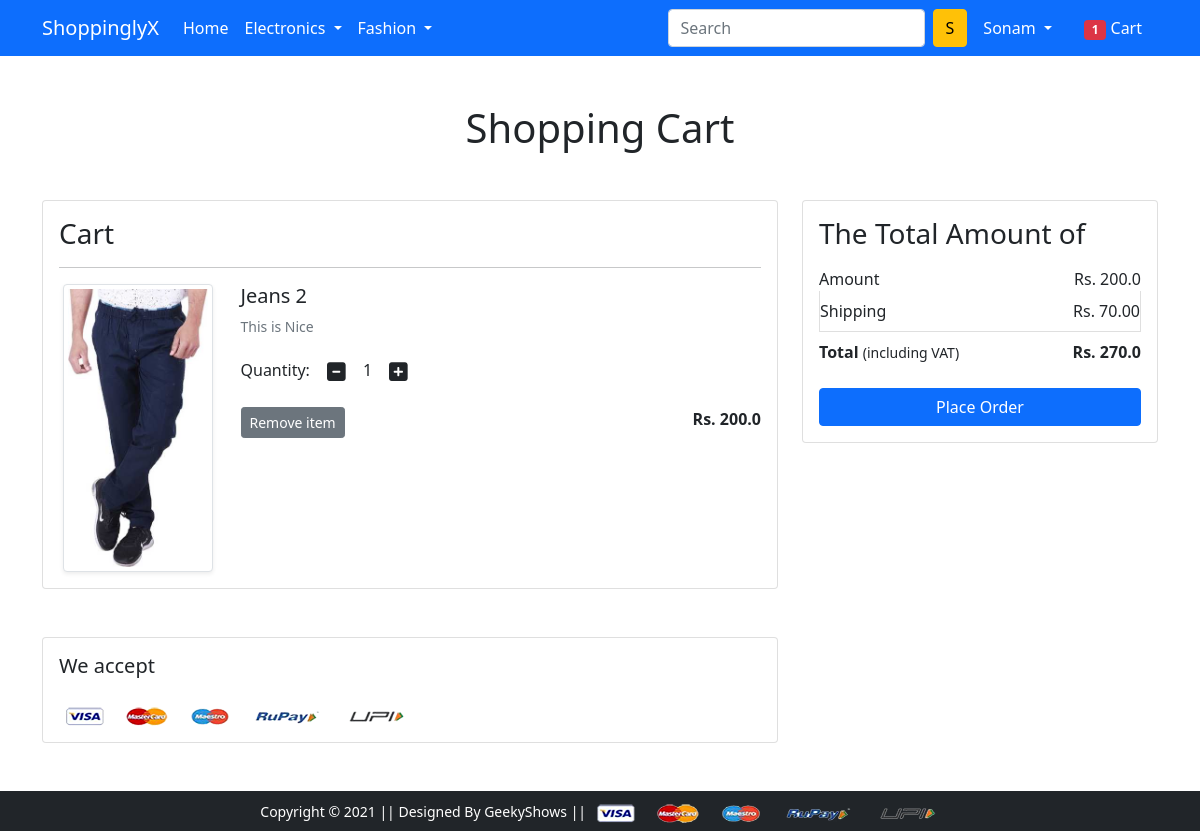
/cart/ (signed in), run on an earlier commit of the app's database.
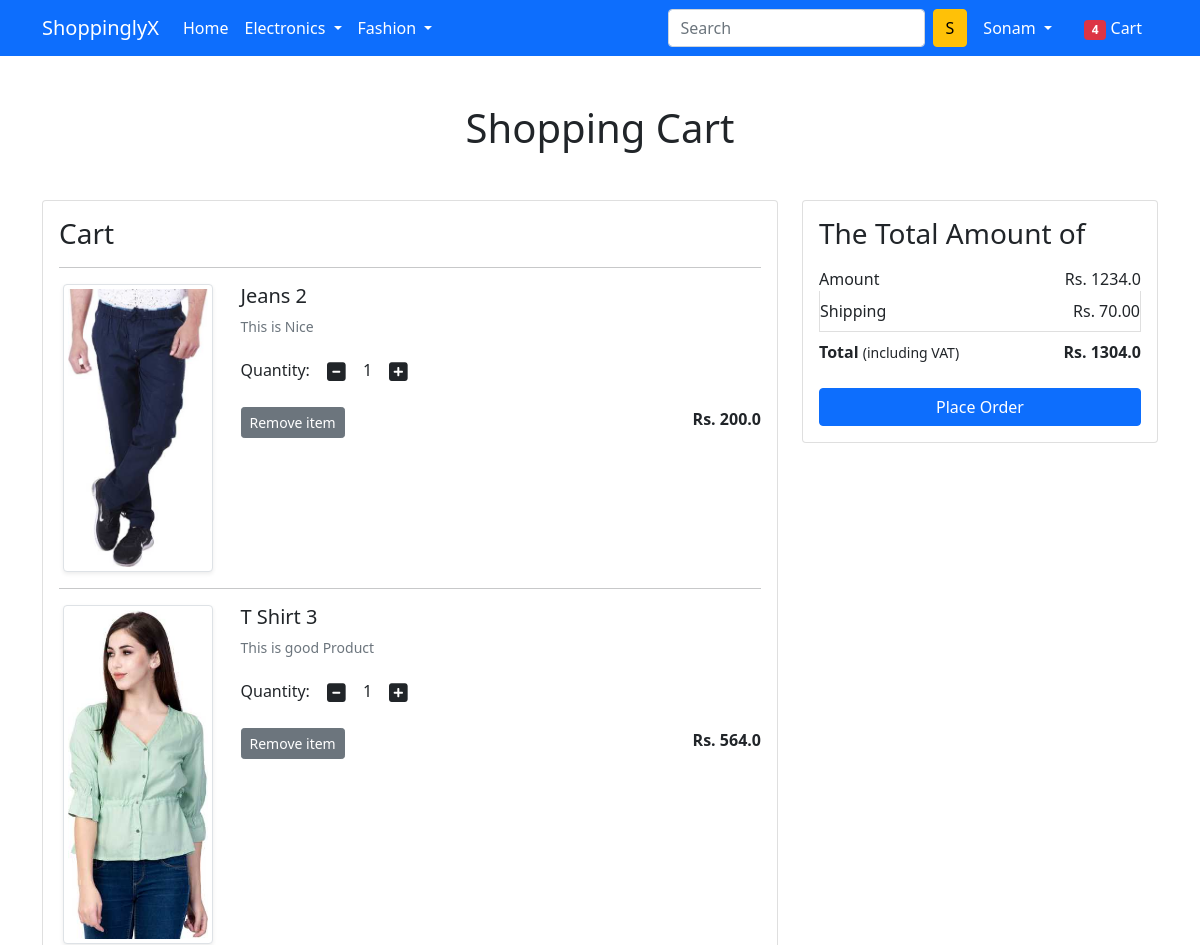
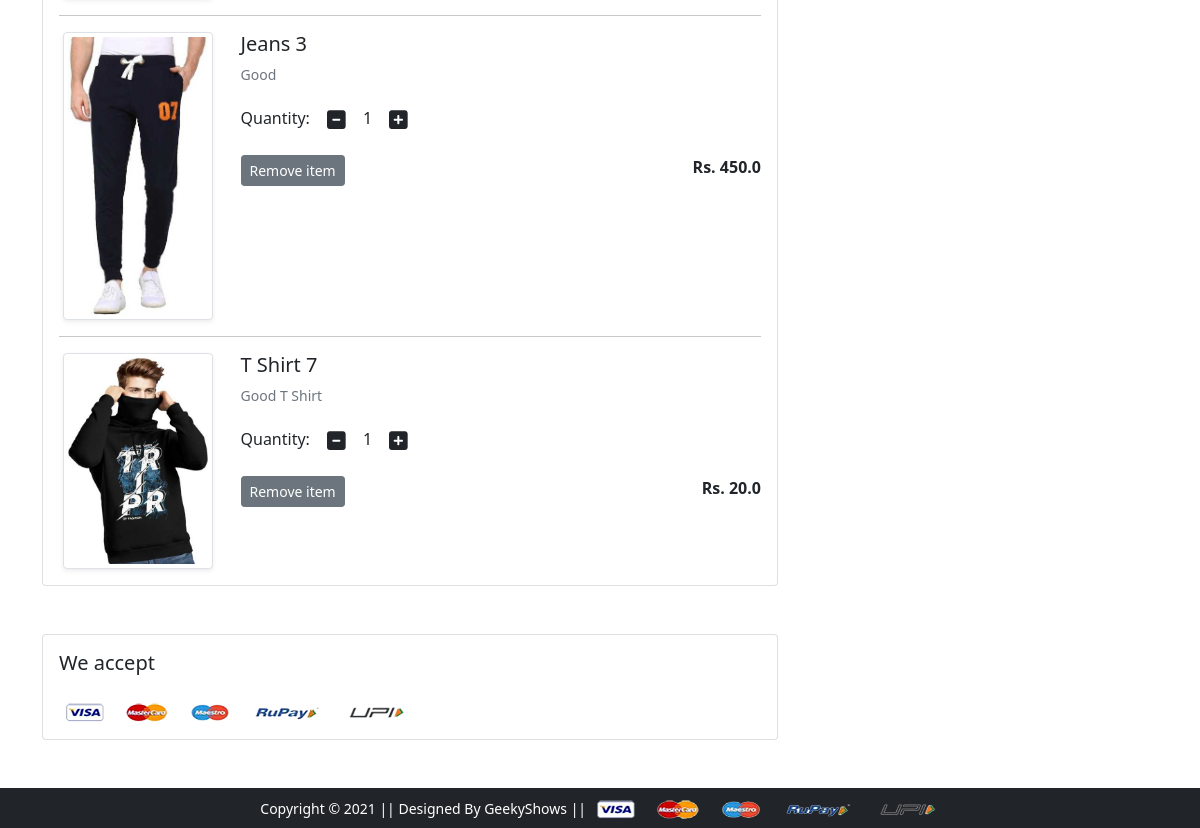
And on a later commit of the database (2 pictures, top to bottom).
### app/models.py (models this page shows, shortened)
class Cart(models.Model):
    user=models.ForeignKey(User,on_delete=models.CASCADE)
    product=models.ForeignKey(Product,on_delete=models.CASCADE)
    quantity=models.PositiveIntegerField(default=1)

class Product(models.Model):
    title=models.CharField(max_length=100)
    selling_price=models.FloatField()
    discounted_price=models.FloatField()
    description=models.TextField()
    brand=models.CharField(max_length=100)
    category=models.CharField(choices=CATEGORY_CHOICES,max_length=2)
    product_image=models.ImageField(upload_to='productimg')

### app/views.py (the view)
# urls.py: path('cart/', views.show_cart, name='showcart'),
@login_required
def show_cart(request):
    user=request.user
    cart=Cart.objects.filter(user=user)
    amount=0.0
    shipping_amount=70.0
    cart_product=[p for p in Cart.objects.all() if p.user==user]
    if cart_product:
        for p in cart_product:
            tempamount=(p.quantity*p.product.discounted_price)
            amount+=tempamount
            totalamount=amount+shipping_amount
        totalitem=len(Cart.objects.filter(user=request.user))
        return render(request,'app/addtocart.html',{'carts':cart,'totalamount':totalamount,'amount':amount,'totalitem':totalitem})
    else:
        return render(request,'app/emptycart.html',{'totalitem':totalitem})

### app/templates/app/addtocart.html (shortened to what this page needs)
{% extends 'app/base.html' %}
{% load static %}
{% block main-content %}
<div class="container my-5">
 <div class="row">
  <h1 class="text-center mb-5">Shopping Cart</h1>
  <div class="col-sm-8">
  <div class="card">
   <div class="card-body">
    <h3>Cart</h3>
    {% for cart in carts %}
    <hr>
    <div class="row">
     <div class="col-sm-3 text-center align-self-center"><img src="{{cart.product.product_image.url}}" alt="" srcset="" class="img-fluid img-thumbnail shadow-sm" height="150" width="150"> </div>
     <div class="col-sm-9">
      <div>
       <h5>{{cart.product.title}}</h5>
       <p class="mb-2 text-muted small">{{cart.product.description}}</p>
       <div class="my-3">
        <label for="quantity">Quantity:</label>
        <a class="minus-cart btn" pid="{{cart.product.id}}"><i class="fas fa-minus-square fa-lg"></i></a>
          <span id="quantity">{{cart.quantity}}</span>
        <a class="plus-cart btn" pid="{{cart.product.id}}"><i class="fas fa-plus-square fa-lg"></i></a>
       </div>
       <div class="d-flex justify-content-between">
        <a href="#" class="btn btn-sm btn-secondary mr-3 remove-cart" pid="{{cart.product.id}}">Remove item </a>
        <p class="mb-0"><span><strong>Rs. {{cart.product.discounted_price}}</strong></span></p>
       </div>
      </div>
     </div>
    </div>
    {% endfor %}
   </div>
   </div>
  </div>
  <div class="col-sm-4">
   <div class="card">
    <div class="card-body">
      <h3>The Total Amount of</h3>
      <ul class="list-group">
       <li class="list-group-item d-flex justify-content-between align-items-center border-0 px-0 pb-0">Amount<span>Rs. <span id="amount">{{amount}}</span></span></li>
       <li class="list-group-item d-flex justify-content-between align-items-center px-0">Shipping<span>Rs. 70.00</span></li>
       <li class="list-group-item d-flex justify-content-between align-items-center border-0 px-0 mb-3">
        <div>
           <strong>Total</strong> <small>(including VAT)</small>
         </div>
         <span><strong>Rs. <strong id="totalamount">{{totalamount}}</strong></strong></span>
       </li>
      </ul>
      <div class="d-grid"><a href="{% url 'checkout' %}" class="btn btn-primary">Place Order</a></div>
    </div>
   </div>
  </div>
 </div>
</div>
<div class="container">
 <div class="row">
  <div class="col-sm-8">
   <div class="card">
    <div class="card-body">
      <h5 class="mb-4">We accept</h5>
      <img src="{% static 'app/images/payment.png' %}" alt="" class="img-fluid">
    </div>
  </div>
  </div>
 </div>
</div>
{% endblock main-content %}

### app/templates/app/base.html (shortened to what this page needs)
<!doctype html>
{% load static %}
<html lang="en">
  <head>
    <link href="https://cdn.jsdelivr.net/npm/bootstrap@5.0.0-beta1/dist/css/bootstrap.min.css" rel="stylesheet">
    <link rel="stylesheet" href="{% static 'app/css/owl.carousel.min.css' %}">
    <link rel="stylesheet" href="{% static 'app/css/all.min.css' %}">
    <link rel="stylesheet" href="{% static 'app/css/style.css' %}">
  </head>
  <body>
    <nav class="navbar navbar-expand-lg navbar-dark bg-primary">
     <div class="container">
       <a class="navbar-brand" href="/">ShoppinglyX</a>
       <div class="collapse navbar-collapse" id="navbarSupportedContent">
         <ul class="navbar-nav me-auto mb-2 mb-lg-0">
           <li class="nav-item">
             <a class="nav-link active" aria-current="page" href="/">Home</a>
           </li>
           <li class="nav-item dropdown">
             <a class="nav-link dropdown-toggle text-white" href="#" id="electronicsDropdown" role="button" data-bs-toggle="dropdown" aria-expanded="false">
               Electronics
             </a>
           </li>
           <li class="nav-item dropdown">
             <a class="nav-link dropdown-toggle text-white" href="#" id="fashionDropdown" role="button" data-bs-toggle="dropdown" aria-expanded="false">
               Fashion
             </a>
           </li>
         </ul>
         <form class="d-flex">
           <input class="form-control me-2" type="search" placeholder="Search" aria-label="Search">
           <button class="btn btn-warning" type="submit">S</button>
         </form>
         <div>
          <ul class="navbar-nav me-auto mb-2 mb-lg-0">
            {% if request.user.is_authenticated %}
           <li class="nav-item dropdown mx-2">
              <a class="nav-link dropdown-toggle text-white" href="#" id="profileDropdown" role="button" data-bs-toggle="dropdown" aria-expanded="false">
                {{request.user.username|capfirst}}
              </a>
            </li>
            <li class="nav-item mx-2">
             <a href="{% url 'showcart' %}" class="nav-link text-white"><span class="badge bg-danger">{{totalitem}}</span> Cart </a>
            </li>
            {% endif %}
          </ul>
         </div>
       </div>
     </div>
    </nav>
    {% block main-content %} {% endblock main-content %}
    <footer class="container-fluid bg-dark text-center p-2 mt-5">
        <small class="text-white">Copyright &copy; 2021 || Designed By GeekyShows || </small>
        <img src="{% static 'app/images/payment.png' %}" alt="" srcset="" class="img-fluid" height="2px">
    </footer>
  </body>
</html>

What changed in the data, as far as the page shows it:
added Cart: product.product_image (picture), product "T Shirt 3", product.description "This is good Product", quantity "1", product.discounted_price "564.0"
added Cart: product.product_image (picture), product "Jeans 3", product.description "Good", quantity "1", product.discounted_price "450.0"
added Cart: product.product_image (picture), product "T Shirt 7", product.description "Good T Shirt", quantity "1", product.discounted_price "20.0"
Also different on the page:
{{ totalitem }}: "1" → "4"
{{ amount }}: "200.0" → "1234.0"
{{ totalamount }}: "270.0" → "1304.0"
